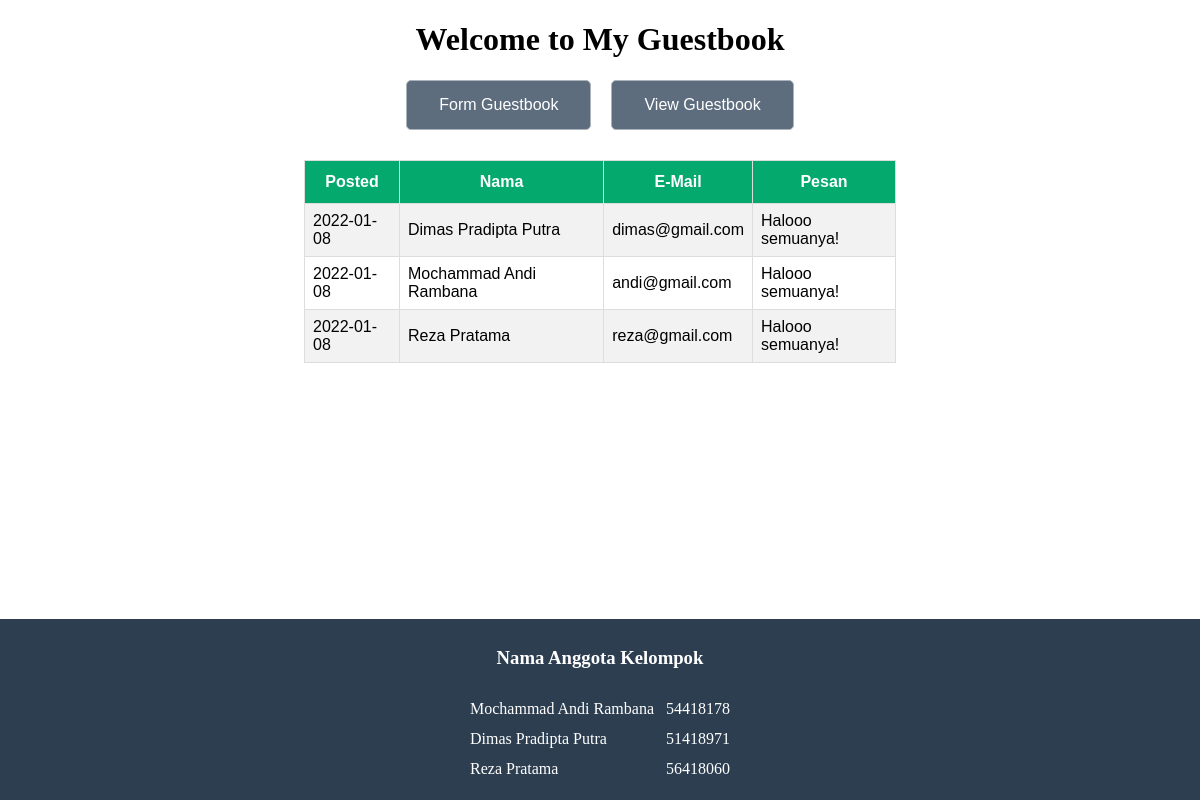
The app's page /guestbook/databt.php with its own data.
### tables this page shows
CREATE TABLE `bukutamu` (
  `id` int(3) UNSIGNED NOT NULL,
  `posted` date NOT NULL,
  `name` varchar(30) DEFAULT NULL,
  `email` varchar(30) DEFAULT NULL,
  `msg` varchar(200) DEFAULT NULL
);

### guestbook/databt.php (the view, shortened to what this page needs)
<!DOCTYPE html>
<html lang="en">
<head>
    <link rel="stylesheet" href="header.css">
  <link rel="stylesheet" href="databt.css">
</head>
<body>
    <h1>Welcome to My Guestbook</h1>
        <div class="centerbutton">
                <a href="index.php"><button class="button">Form Guestbook</button></a>
                <a href="databt.php"><button class="button">View Guestbook</button></a>
        </div>
    <table id="customers">
        <tr>
            <th>Posted</th>
            <th>Nama</th>
            <th>E-Mail</th>
            <th>Pesan</th>
        </tr>
        <?php
            include "koneksi.php";
            $sql = mysqli_query ($connect, "select * from bukutamu");
            while ($result = mysqli_fetch_array($sql)){
        ?>
        <tr>
            <td><?php echo $result[1];?></td>
            <td><?php echo $result[2];?></td>
            <td><?php echo $result[3];?></td>
            <td><?php echo $result[4];?></td>
        </tr>
        <?php } ?>
    </table>
        <footer>
            <h3>Nama Anggota Kelompok</h3>
            <table class="tabel_footer">
            <tr>
                <td>Mochammad Andi Rambana</td>
                <td>54418178</td>
            </tr>
            <tr>
                <td>Dimas Pradipta Putra</td>
                <td>51418971</td>
            </tr>
            <tr>
                <td>Reza Pratama</td>
                <td>56418060</td>
            </tr>
            </table>
        </footer>
</body>
</html>

### guestbook/header.css (style rules this page uses)
.centerbutton { display: flex; justify-content: center; align-items: center; height: 50px; }
.centerbutton .button { background-color: #5D6D7E; border: 1px solid #ABB2B9; border-radius: 5px; color: white; padding: 15px 32px; text-align: center; text-decoration: none; display: inline-block; font-size: 16px; cursor: pointer; align-items: center; justify-content: center; margin-right: 10px; margin-left: 10px; }
h1 { text-align: center; }

### guestbook/databt.css (style rules this page uses)
#customers { font-family: Arial, Helvetica, sans-serif; border-collapse: collapse; width: 50%; margin-left: auto; margin-right: auto; margin-top: 30px; margin-bottom: 100px; }
#customers td, #customers th { border: 1px solid #ddd; padding: 8px; margin-top: 100px; }
#customers tr:nth-child(even) { background-color: #f2f2f2; }
#customers th { padding-top: 12px; padding-bottom: 12px; text-align: center; background-color: #04AA6D; color: white; }
footer { width: 100%; background-color: #2C3E50 ; color: white; padding-top: 10px; padding-bottom: 10px; position: fixed; bottom: 0; left:0; }
h3 { text-align: center; }
.table_footer, table, th, td { margin: auto; padding: 5px; }

### records on screen
bukutamu: posted "2022-01-08", name "Dimas Pradipta Putra", email "dimas@gmail.com", msg "Halooo semuanya!"
bukutamu: posted "2022-01-08", name "Mochammad Andi Rambana", email "andi@gmail.com", msg "Halooo semuanya!"
bukutamu: posted "2022-01-08", name "Reza Pratama", email "reza@gmail.com", msg "Halooo semuanya!"
